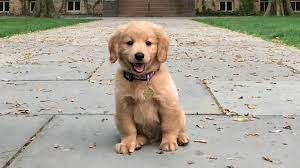
#> input picture img/dog.jpg, 300 x 168 px, found by its file name
$ python 2.py
#> lines starting #> are read from the running program, lines starting #| are printed output that depends on the picture
import cv2
import numpy as np
import matplotlib.pyplot as plt

# Đọc ảnh
image = cv2.imread('img/dog.jpg')  # Thay 'lena.jpg' bằng đường dẫn ảnh của bạn
#> image is the input picture: shape (168, 300, 3); mean B, G, R 149.1, 162.4, 168.2
if image is None:
    raise ValueError("Không thể đọc ảnh. Kiểm tra đường dẫn!")

# Lấy kích thước ảnh
h, w = image.shape[:2]
#> h = 168; w = 300

# Xác định tâm xoay (trung tâm của ảnh)
center = (w // 2, h // 2)
#> center = (150, 84)

# Xác định góc xoay (45 độ)
angle = 45

# Tạo ma trận xoay 2x3 bằng cv2.getRotationMatrix2D
rotation_matrix = cv2.getRotationMatrix2D(center, angle, scale=1.0)

# Tính kích thước mới để chứa toàn bộ ảnh sau khi xoay
# Khi xoay, kích thước ảnh có thể thay đổi, ta tính kích thước mới để tránh cắt mất nội dung
cos_val = np.abs(np.cos(np.radians(angle)))
sin_val = np.abs(np.sin(np.radians(angle)))
new_w = int((h * sin_val) + (w * cos_val))
#> new_w = 330
new_h = int((h * cos_val) + (w * sin_val))
#> new_h = 330

# Điều chỉnh ma trận xoay để đặt ảnh vào giữa khung mới
rotation_matrix[0, 2] += (new_w / 2) - center[0]
rotation_matrix[1, 2] += (new_h / 2) - center[1]

# Thực hiện xoay với warpAffine
rotated_image = cv2.warpAffine(image, rotation_matrix, (new_w, new_h),
                               borderMode=cv2.BORDER_CONSTANT, borderValue=(0, 0, 0))
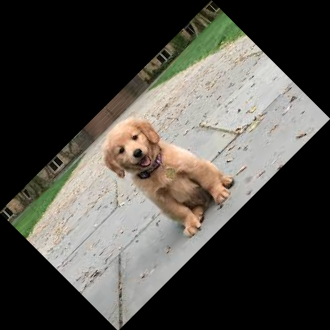
#> rotated_image: shape (330, 330, 3); mean B, G, R 69, 75.1, 77.8

# Hiển thị ảnh gốc và ảnh đã xoay
plt.figure(figsize=(12, 6))

# Ảnh gốc
plt.subplot(121)
plt.imshow(cv2.cvtColor(image, cv2.COLOR_BGR2RGB))
plt.title('Original Image')
plt.axis('off')

# Ảnh đã xoay
plt.subplot(122)
plt.imshow(cv2.cvtColor(rotated_image, cv2.COLOR_BGR2RGB))
plt.title('Rotated Image (45 Degrees)')
plt.axis('off')

plt.show()
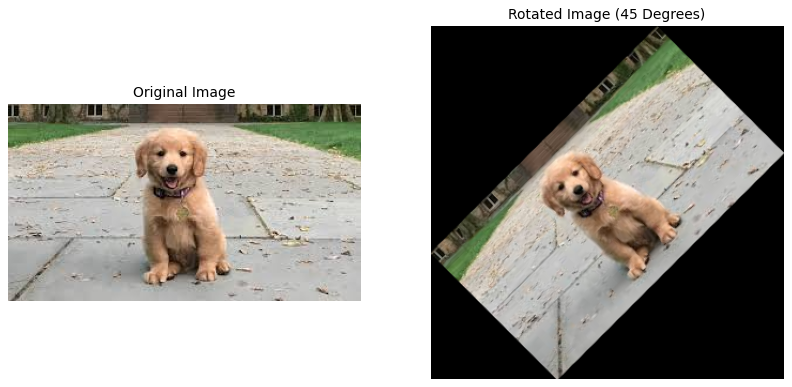
#> figure drawn by matplotlib, 2 panels
